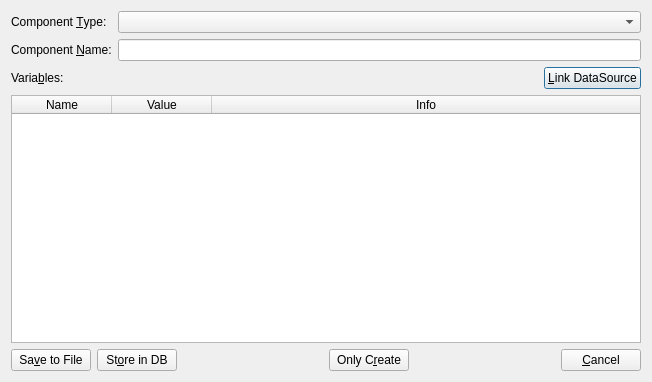
<?xml version="1.0" encoding="UTF-8"?>
<ui version="4.0">
 <class>StdCreatorDlg</class>
 <widget class="QDialog" name="StdCreatorDlg">
  <property name="geometry">
   <rect>
    <x>0</x>
    <y>0</y>
    <width>652</width>
    <height>382</height>
   </rect>
  </property>
  <property name="maximumSize">
   <size>
    <width>16777215</width>
    <height>16777215</height>
   </size>
  </property>
  <property name="windowTitle">
   <string>Component Creator</string>
  </property>
  <layout class="QGridLayout" name="gridLayout">
   <item row="0" column="0">
    <layout class="QVBoxLayout" name="verticalLayout">
     <item>
      <layout class="QGridLayout" name="gridLayout_2">
       <item row="0" column="0">
        <widget class="QLabel" name="cpTypeLabel">
         <property name="text">
          <string>Component &amp;Type:</string>
         </property>
         <property name="buddy">
          <cstring>cpTypeComboBox</cstring>
         </property>
        </widget>
       </item>
       <item row="0" column="1">
        <widget class="QComboBox" name="cpTypeComboBox"/>
       </item>
       <item row="1" column="0">
        <widget class="QLabel" name="cpNameLabel">
         <property name="text">
          <string>Component &amp;Name:</string>
         </property>
         <property name="buddy">
          <cstring>cpNameLineEdit</cstring>
         </property>
        </widget>
       </item>
       <item row="1" column="1">
        <widget class="QLineEdit" name="cpNameLineEdit"/>
       </item>
      </layout>
     </item>
     <item>
      <layout class="QHBoxLayout" name="horizontalLayout_2">
       <item>
        <widget class="QLabel" name="varLabel">
         <property name="text">
          <string>Varia&amp;bles:</string>
         </property>
         <property name="buddy">
          <cstring>varTableWidget</cstring>
         </property>
        </widget>
       </item>
       <item>
        <spacer name="horizontalSpacer_3">
         <property name="orientation">
          <enum>Qt::Horizontal</enum>
         </property>
         <property name="sizeHint" stdset="0">
          <size>
           <width>40</width>
           <height>20</height>
          </size>
         </property>
        </spacer>
       </item>
       <item>
        <widget class="QPushButton" name="linkPushButton">
         <property name="text">
          <string>&amp;Link DataSource</string>
         </property>
        </widget>
       </item>
      </layout>
     </item>
     <item>
      <widget class="QTableWidget" name="varTableWidget">
       <property name="autoFillBackground">
        <bool>false</bool>
       </property>
       <property name="sortingEnabled">
        <bool>false</bool>
       </property>
       <attribute name="horizontalHeaderStretchLastSection">
        <bool>true</bool>
       </attribute>
       <column>
        <property name="text">
         <string>Name</string>
        </property>
       </column>
       <column>
        <property name="text">
         <string>Value</string>
        </property>
       </column>
       <column>
        <property name="text">
         <string>Info</string>
        </property>
       </column>
      </widget>
     </item>
     <item>
      <layout class="QHBoxLayout" name="horizontalLayout">
       <item>
        <widget class="QPushButton" name="savePushButton">
         <property name="text">
          <string>Sa&amp;ve to File</string>
         </property>
        </widget>
       </item>
       <item>
        <widget class="QPushButton" name="storePushButton">
         <property name="text">
          <string>St&amp;ore in DB</string>
         </property>
        </widget>
       </item>
       <item>
        <spacer name="horizontalSpacer">
         <property name="orientation">
          <enum>Qt::Horizontal</enum>
         </property>
         <property name="sizeHint" stdset="0">
          <size>
           <width>40</width>
           <height>20</height>
          </size>
         </property>
        </spacer>
       </item>
       <item>
        <widget class="QPushButton" name="applyPushButton">
         <property name="text">
          <string>Only C&amp;reate</string>
         </property>
        </widget>
       </item>
       <item>
        <spacer name="horizontalSpacer_2">
         <property name="orientation">
          <enum>Qt::Horizontal</enum>
         </property>
         <property name="sizeHint" stdset="0">
          <size>
           <width>40</width>
           <height>20</height>
          </size>
         </property>
        </spacer>
       </item>
       <item>
        <widget class="QPushButton" name="cancelPushButton">
         <property name="text">
          <string>&amp;Cancel</string>
         </property>
        </widget>
       </item>
      </layout>
     </item>
    </layout>
   </item>
  </layout>
 </widget>
 <tabstops>
  <tabstop>savePushButton</tabstop>
  <tabstop>storePushButton</tabstop>
  <tabstop>applyPushButton</tabstop>
  <tabstop>cancelPushButton</tabstop>
 </tabstops>
 <resources/>
 <connections/>
</ui>
